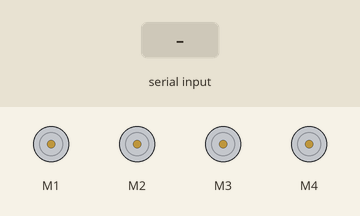
The sketch below on a simulated Arduino Uno, built with avr-gcc and run on an emulated ATmega328P. On the bench: 4 × DC motor (green arrow = forward, orange = backward, longer = faster). Inputs (shaded band) come from the test bench.

Above: at 1.2 s.
1.3 s: "F" received over Serial
At 2.1 s:
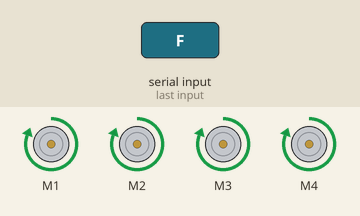
2.8 s: "B" received over Serial
At 3.2 s:
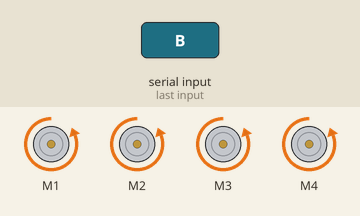
4.3 s: "L" received over Serial
At 5.5 s:
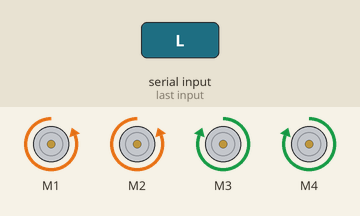
5.8 s: "R" received over Serial
At 6.7 s:
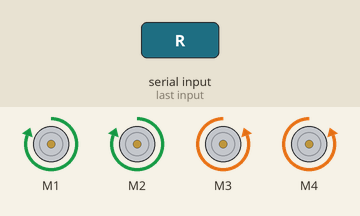
7.3 s: "I" received over Serial
At 7.8 s:
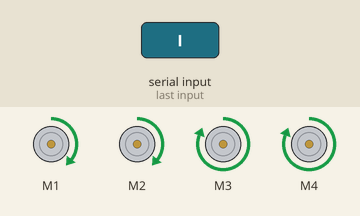
8.8 s: "G" received over Serial
At 10.2 s:
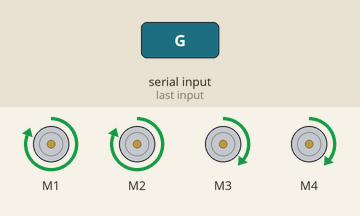
Timing chart, 0 to 11.3 s (numbered marks = the images above; inputs shaded):
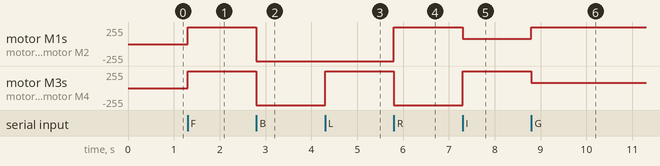

The sketch:

ArduinoRobot.ino
```cpp
/*
Program : Jaime Robot - MyFirstArduino
Author  : Jaime
Date    : 7/5/2022
*/

#include <AFMotor.h>

// Initialize Motors
AF_DCMotor motor1(1, MOTOR12_1KHZ);
AF_DCMotor motor2(2, MOTOR12_1KHZ);
AF_DCMotor motor3(3, MOTOR34_1KHZ);
AF_DCMotor motor4(4, MOTOR34_1KHZ);

//input motions
int val;

//Speed value can be between 0 to 255
int Speeed = 255;


void setup() {
  // Set the baud rate to the bluetooth module
  Serial.begin(9600);
}

void loop() {
  if(Serial.available() > 0)
  {
    val = Serial.read();

    //Start with all the motors
    Stop();

    if(val == 'F')
    {
      moveForward();
    }
    if(val == 'B')
    {
      moveBackward();
    }
    if(val == 'L')
    {
      moveLeft();
    }
    if(val == 'R')
    {
      moveRight();
    }
    if(val == 'I')
    {
      moveTopRight();
    }
    if(val == 'G')
    {
      moveTopLeft();
    }
    if(val == 'J')
    {
      moveBottomRight();
    }
    if(val == 'H')
    {
      moveBottomLeft();
    }
    if(val == 'S')
    {
      Stop();
    }

  }
}

void moveForward()
{
  motor1.setSpeed(Speeed);
  motor1.run(FORWARD);

  motor2.setSpeed(Speeed);
  motor2.run(FORWARD);

  motor3.setSpeed(Speeed);
  motor3.run(FORWARD);

  motor4.setSpeed(Speeed);
  motor4.run(FORWARD);
}

void moveBackward()
{
  motor1.setSpeed(Speeed);
  motor1.run(BACKWARD);

  motor2.setSpeed(Speeed);
  motor2.run(BACKWARD);

  motor3.setSpeed(Speeed);
  motor3.run(BACKWARD);

  motor4.setSpeed(Speeed);
  motor4.run(BACKWARD);
}

void moveLeft()
{
  motor1.setSpeed(Speeed);
  motor1.run(BACKWARD);

  motor2.setSpeed(Speeed);
  motor2.run(BACKWARD);

  motor3.setSpeed(Speeed);
  motor3.run(FORWARD);

  motor4.setSpeed(Speeed);
  motor4.run(FORWARD);
}

void moveRight()
{
  motor1.setSpeed(Speeed);
  motor1.run(FORWARD);

  motor2.setSpeed(Speeed);
  motor2.run(FORWARD);

  motor3.setSpeed(Speeed);
  motor3.run(BACKWARD);

  motor4.setSpeed(Speeed);
  motor4.run(BACKWARD);
}

void moveTopLeft()
{
  motor1.setSpeed(Speeed);
  motor1.run(FORWARD);

  motor2.setSpeed(Speeed);
  motor2.run(FORWARD);

  motor3.setSpeed(Speeed / 3.1);
  motor3.run(FORWARD);

  motor4.setSpeed(Speeed / 3.1);
  motor4.run(FORWARD);
}

void moveTopRight()
{
  motor1.setSpeed(Speeed / 3.1);
  motor1.run(FORWARD);

  motor2.setSpeed(Speeed / 3.1);
  motor2.run(FORWARD);

  motor3.setSpeed(Speeed);
  motor3.run(FORWARD);

  motor4.setSpeed(Speeed);
  motor4.run(FORWARD);
}

void moveBottomLeft()
{
  motor1.setSpeed(Speeed);
  motor1.run(BACKWARD);

  motor2.setSpeed(Speeed);
  motor2.run(BACKWARD);

  motor3.setSpeed(Speeed / 3.1);
  motor3.run(BACKWARD);

  motor4.setSpeed(Speeed / 3.1);
  motor4.run(BACKWARD);
}

void moveBottomRight()
{
  motor1.setSpeed(Speeed / 3.1);
  motor1.run(BACKWARD);

  motor2.setSpeed(Speeed / 3.1);
  motor2.run(BACKWARD);

  motor3.setSpeed(Speeed);
  motor3.run(BACKWARD);

  motor4.setSpeed(Speeed);
  motor4.run(BACKWARD);
}

void Stop()
{
  motor1.setSpeed(0);
  motor1.run(RELEASE);

  motor2.setSpeed(0);
  motor2.run(RELEASE);

  motor3.setSpeed(0);
  motor3.run(RELEASE);

  motor4.setSpeed(0);
  motor4.run(RELEASE);
}
```

Measured:
- after the input at 1.3 s, motor M1–4: stopped → forward 255/255 at once
- after the input at 2.8 s, motor M1–4: forward 255/255 → backward 255/255 at once
- after the input at 4.3 s, motor M3, motor M4: backward 255/255 → forward 255/255 at once
- after the input at 5.8 s, motor M1, motor M2: backward 255/255 → forward 255/255 at once; motor M3, motor M4: forward 255/255 → backward 255/255 at once
- after the input at 7.3 s, motor M1, motor M2: forward 255/255 → forward 82/255 at once; motor M3, motor M4: backward 255/255 → forward 255/255 at once
- after the input at 8.8 s, motor M1, motor M2: forward 82/255 → forward 255/255 at once; motor M3, motor M4: forward 255/255 → forward 82/255 at once
